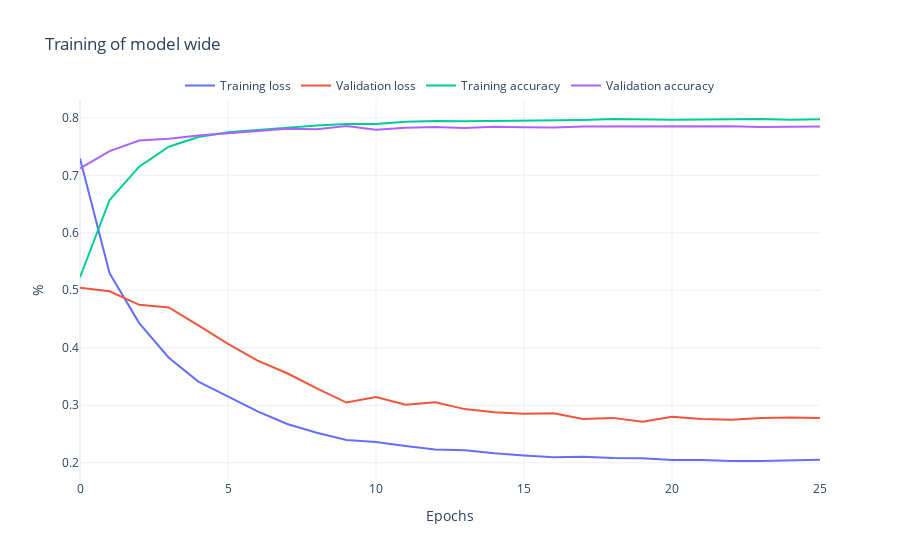

The notebook cell saved with this chart:
### Markdown cell above
#### Plot the training and validation loss

### Code cell
rst.plot_history(history_wide, "wide")

### Figure 1 — Plotly figure (JSON) as saved in the notebook; plotly's stock layout.template omitted (floating-point values rounded to 4 significant figures)
{"data": [{"mode": "lines", "name": "Training loss", "type": "scatter", "y": [0.7295, 0.5294, 0.443, 0.3827, 0.3412, 0.3153, 0.2892, 0.2675, 0.2523, 0.2395, 0.2359, 0.2292, 0.2229, 0.2218, 0.2164, 0.2126, 0.2095, 0.2103, 0.2084, 0.2078, 0.2048, 0.2049, 0.203, 0.2031, 0.2044, 0.2051]}, {"mode": "lines", "name": "Validation loss", "type": "scatter", "y": [0.5046, 0.4982, 0.4747, 0.4701, 0.439, 0.4068, 0.3776, 0.3556, 0.3294, 0.3047, 0.3143, 0.301, 0.3052, 0.2933, 0.288, 0.285, 0.286, 0.2761, 0.278, 0.2714, 0.2802, 0.2761, 0.2747, 0.2779, 0.2786, 0.2779]}, {"mode": "lines", "name": "Training accuracy", "type": "scatter", "y": [0.5228, 0.657, 0.715, 0.7497, 0.7667, 0.7748, 0.7788, 0.7832, 0.7866, 0.7891, 0.7894, 0.7931, 0.7944, 0.7941, 0.7944, 0.796, 0.7956, 0.7964, 0.7978, 0.7971, 0.7968, 0.7972, 0.7978, 0.798, 0.7968, 0.7975]}, {"mode": "lines", "name": "Validation accuracy", "type": "scatter", "y": [0.7119, 0.7422, 0.7605, 0.7637, 0.7694, 0.7738, 0.7771, 0.781, 0.78, 0.7858, 0.7794, 0.7829, 0.7841, 0.7822, 0.7846, 0.7836, 0.7834, 0.7849, 0.7849, 0.7856, 0.7854, 0.7849, 0.7854, 0.7841, 0.7841, 0.7849]}], "layout": {"legend": {"bgcolor": "rgba(255,255,255,0.5)", "orientation": "h", "x": 0.5, "xanchor": "center", "y": 1, "yanchor": "bottom"}, "title": {"text": "Training of model wide"}, "xaxis": {"title": {"text": "Epochs"}}, "yaxis": {"title": {"text": "%"}}}}
